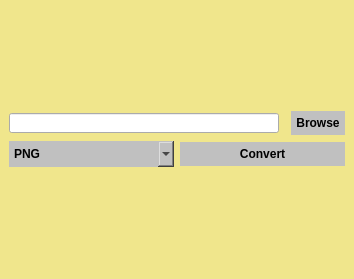
<?xml version="1.0" encoding="UTF-8"?>
<ui version="4.0">
 <class>MainWindow</class>
 <widget class="QMainWindow" name="MainWindow">
  <property name="geometry">
   <rect>
    <x>0</x>
    <y>0</y>
    <width>354</width>
    <height>279</height>
   </rect>
  </property>
  <property name="sizePolicy">
   <sizepolicy hsizetype="Expanding" vsizetype="Expanding">
    <horstretch>0</horstretch>
    <verstretch>0</verstretch>
   </sizepolicy>
  </property>
  <property name="windowTitle">
   <string>Image Converter</string>
  </property>
  <property name="windowIcon">
   <iconset>
    <normaloff>images/icons8-camera-50.ico</normaloff>images/icons8-camera-50.ico</iconset>
  </property>
  <property name="styleSheet">
   <string notr="true">QMainWindow{
background-color:#F0E68C;
border:1px soild gray;
padding:5px
}</string>
  </property>
  <widget class="QWidget" name="centralwidget">
   <layout class="QVBoxLayout" name="verticalLayout_2">
    <item>
     <layout class="QVBoxLayout" name="verticalLayout">
      <item>
       <layout class="QHBoxLayout" name="horizontalLayout">
        <item>
         <widget class="QLineEdit" name="lineEdit">
          <property name="sizePolicy">
           <sizepolicy hsizetype="Expanding" vsizetype="Fixed">
            <horstretch>0</horstretch>
            <verstretch>0</verstretch>
           </sizepolicy>
          </property>
          <property name="minimumSize">
           <size>
            <width>0</width>
            <height>20</height>
           </size>
          </property>
          <property name="maximumSize">
           <size>
            <width>16777215</width>
            <height>20</height>
           </size>
          </property>
          <property name="readOnly">
           <bool>true</bool>
          </property>
         </widget>
        </item>
        <item>
         <widget class="QFrame" name="frame">
          <property name="frameShape">
           <enum>QFrame::StyledPanel</enum>
          </property>
          <property name="frameShadow">
           <enum>QFrame::Raised</enum>
          </property>
         </widget>
        </item>
        <item>
         <spacer name="horizontalSpacer">
          <property name="orientation">
           <enum>Qt::Horizontal</enum>
          </property>
          <property name="sizeType">
           <enum>QSizePolicy::Fixed</enum>
          </property>
          <property name="sizeHint" stdset="0">
           <size>
            <width>0</width>
            <height>0</height>
           </size>
          </property>
         </spacer>
        </item>
        <item>
         <widget class="QPushButton" name="btn_browse">
          <property name="font">
           <font>
            <family>Microsoft YaHei UI</family>
            <weight>75</weight>
            <bold>true</bold>
           </font>
          </property>
          <property name="styleSheet">
           <string notr="true">QPushButton{
background-color:#C0C0C0;
border:1px soild gray;
padding:5px
}
QPushButton:Pressed{

background-color:#A9A9A9;
border:1px soild gray;
padding:5px
}</string>
          </property>
          <property name="text">
           <string>Browse</string>
          </property>
         </widget>
        </item>
       </layout>
      </item>
      <item>
       <layout class="QGridLayout" name="gridLayout">
        <item row="0" column="0">
         <widget class="QComboBox" name="image_type">
          <property name="font">
           <font>
            <family>Microsoft YaHei UI</family>
            <weight>75</weight>
            <bold>true</bold>
           </font>
          </property>
          <property name="styleSheet">
           <string notr="true">QComboBox{
background-color:#C0C0C0;
border:1px soild gray;
padding:5px
}
QComboBox:Pressed{

background-color:#A9A9A9;
border:1px soild gray;
padding:5px
}</string>
          </property>
          <item>
           <property name="text">
            <string>PNG</string>
           </property>
          </item>
          <item>
           <property name="text">
            <string>JPEG</string>
           </property>
          </item>
          <item>
           <property name="text">
            <string>BMP</string>
           </property>
          </item>
          <item>
           <property name="text">
            <string>TIFF</string>
           </property>
          </item>
          <item>
           <property name="text">
            <string>ICON</string>
           </property>
          </item>
         </widget>
        </item>
        <item row="0" column="1">
         <widget class="QPushButton" name="btn_convert">
          <property name="font">
           <font>
            <family>Microsoft YaHei UI</family>
            <weight>75</weight>
            <bold>true</bold>
           </font>
          </property>
          <property name="styleSheet">
           <string notr="true">QPushButton{
background-color:#C0C0C0;
border:1px soild gray;
padding:5px
}
QPushButton:Pressed{

background-color:#A9A9A9;
border:1px soild gray;
padding:5px
}</string>
          </property>
          <property name="text">
           <string>Convert</string>
          </property>
         </widget>
        </item>
       </layout>
      </item>
     </layout>
    </item>
   </layout>
  </widget>
 </widget>
 <resources/>
 <connections/>
</ui>
